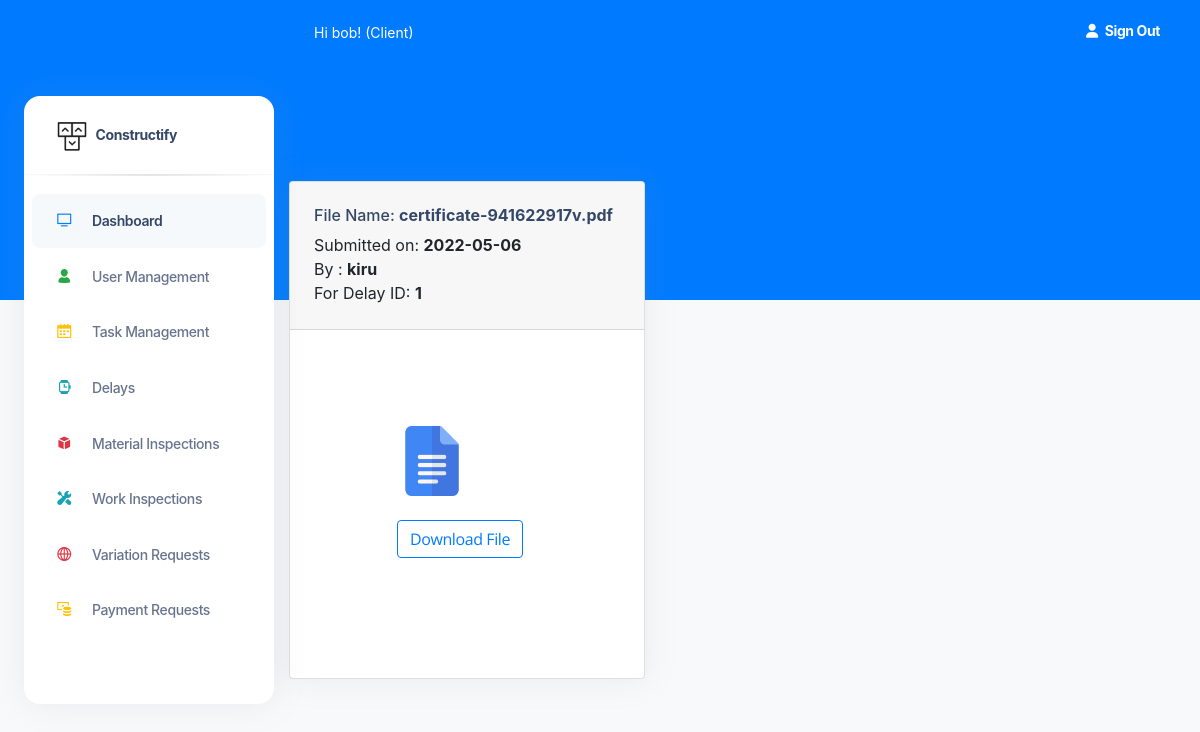
The app's page /EOTSubmittedConsultant/1 (signed in) with its own data.
### construct/models.py (models this page shows, shortened)
class User(db.Model, UserMixin):
    id = db.Column(db.Integer(), nullable=False, primary_key=True)
    username = db.Column(db.String(length=30), nullable=False, unique=True)
    email_address = db.Column(db.String(length=50),
                              nullable=False, unique=True)
    password_hash = db.Column(db.String(length=50),
                              nullable=False, unique=True)
    role = db.Column(db.String(length=30), nullable=False, unique=False)
    contact_number = db.Column(db.String(length=30), nullable=False, unique=False)
    @property
    def password(self):
        return self.password

class EOTConsultantDocument(db.Model):
    id = db.Column(db.Integer(), nullable=False, primary_key=True)
    eot_file_name = db.Column(db.String(length=30), nullable=False)
    eot_id = db.Column(db.String(length=30), nullable=False)
    status = db.Column(db.String(length=30), nullable=False)
    submitted_date = db.Column(db.String(length=30), nullable=False)
    submitted_by=db.Column(db.String(length=30), nullable=False)

### construct/routes.py (the view)
@app.route("/EOTSubmittedConsultant/<string:passed_id>", methods=['GET', 'POST'])
@login_required
def eot_submitted_page_consultant(passed_id):
        submitted_eot= EOTConsultantDocument.query.all()
        check_if_empty="True"
        for eot in submitted_eot:
            if eot.eot_id == passed_id:
                check_if_empty="False"
                break
        page_message="EOT's Submitted by the Consultant"
        return render_template('SubmittedEOTGalleryConsultant.html', submited_eot_refs=submitted_eot, passed_eot_id=str(passed_id),check_if_empty=check_if_empty)

### construct/models.py (called while the page is built)
@login_manager.user_loader
def load_user(user_id):
    return User.query.get(int(user_id))

### construct/templates/SubmittedEOTGalleryConsultant.html (shortened to what this page needs)
<!DOCTYPE html>
<html lang="en">
<head>
  <link href="{{ url_for('static', filename='assets')}}/css/nucleo-icons.css" rel="stylesheet" />
  <link href="{{ url_for('static', filename='assets')}}/css/nucleo-svg.css" rel="stylesheet" />
  <link href="{{ url_for('static', filename='assets')}}/css/nucleo-svg.css" rel="stylesheet" />
  <link id="pagestyle" href="{{ url_for('static', filename='assets')}}/css/argon-dashboard.css?v=2.0.2"
    rel="stylesheet" />
  <link rel="stylesheet" type="text/css"
    href="https://stackpath.bootstrapcdn.com/bootstrap/4.2.1/css/bootstrap.min.css">
</head>
{% include 'includes/GlobalSideNavbar.html' %}
<main class="main-content position-relative border-radius-lg ">
  {% include 'includes/GlobalNavbar.html' %}
  <br><br><br><br>
  {% for eot in submited_eot_refs %}
  {% if eot.eot_id == passed_eot_id %}
  <div class="container-fluid py-4">
    <div class="row">
      <div class="col-5">
        <div class="card mb-4">
          <div class="card-header pb-0">
            <h6>File Name: <strong> {{eot.eot_file_name}}</strong></h6>
            <h7>Submitted on: <strong>{{eot.submitted_date}}</strong>  <br>
            <h7>By : <strong>{{eot.submitted_by}} </strong></h7> <br>
            <h7>For Delay ID: <strong>{{passed_eot_id}}</strong></h7> <br><br>
          </div>
          <div class="card-body px-0 pt-0 pb-2">
            <div class="col-md-8 p-lg-5 mx-auto my-5">
              <div class="table-responsive p-0">
                <img src="/static/icons/doc_icon.png" alt="User Image" width="70" height="70">
                <br><br>
                  <a class="btn btn-outline-primary" href="{{url_for('downloadconsultanteot',eot_name=eot.eot_file_name)}}" role="button">Download File</a>
              </div>
            </div>
          </div>
        </div>
      </div>
    </div>
  </div>
  {% endif %}
  {% endfor %}
  </body>
</html>

### construct/templates/includes/GlobalNavbar.html (shortened to what this page needs)
<nav class="navbar navbar-main navbar-expand-lg px-0 mx-4 shadow-none border-radius-xl " id="navbarBlur"
  data-scroll="false">
  <div class="container-fluid py-1 px-3">
    <nav aria-label="breadcrumb">
      <ol class="breadcrumb bg-transparent mb-0 pb-0 pt-1 px-0 me-sm-6 me-5">
        <li class="breadcrumb-item text-sm text-white active" aria-current="page">Hi {{current_user.username}}!
          ({{current_user.role}}) </li>
      </ol>
    </nav>
    <ul class="navbar-nav  justify-content-end">
      <li class="nav-item d-flex align-items-left">
        <a href="{{url_for('logout_page')}}" class="nav-link text-white font-weight-bold px-0">
          <i class="fa fa-user me-sm-1"></i>
          <span class="d-sm-inline d-none">Sign Out</span>
        </a>
      </li>
  </div>
</nav>

### records on screen
User: username "bob", role "Client"
EOTConsultantDocument: eot_file_name "certificate-941622917v.pdf", submitted_date "2022-05-06", submitted_by "kiru", eot "1"
